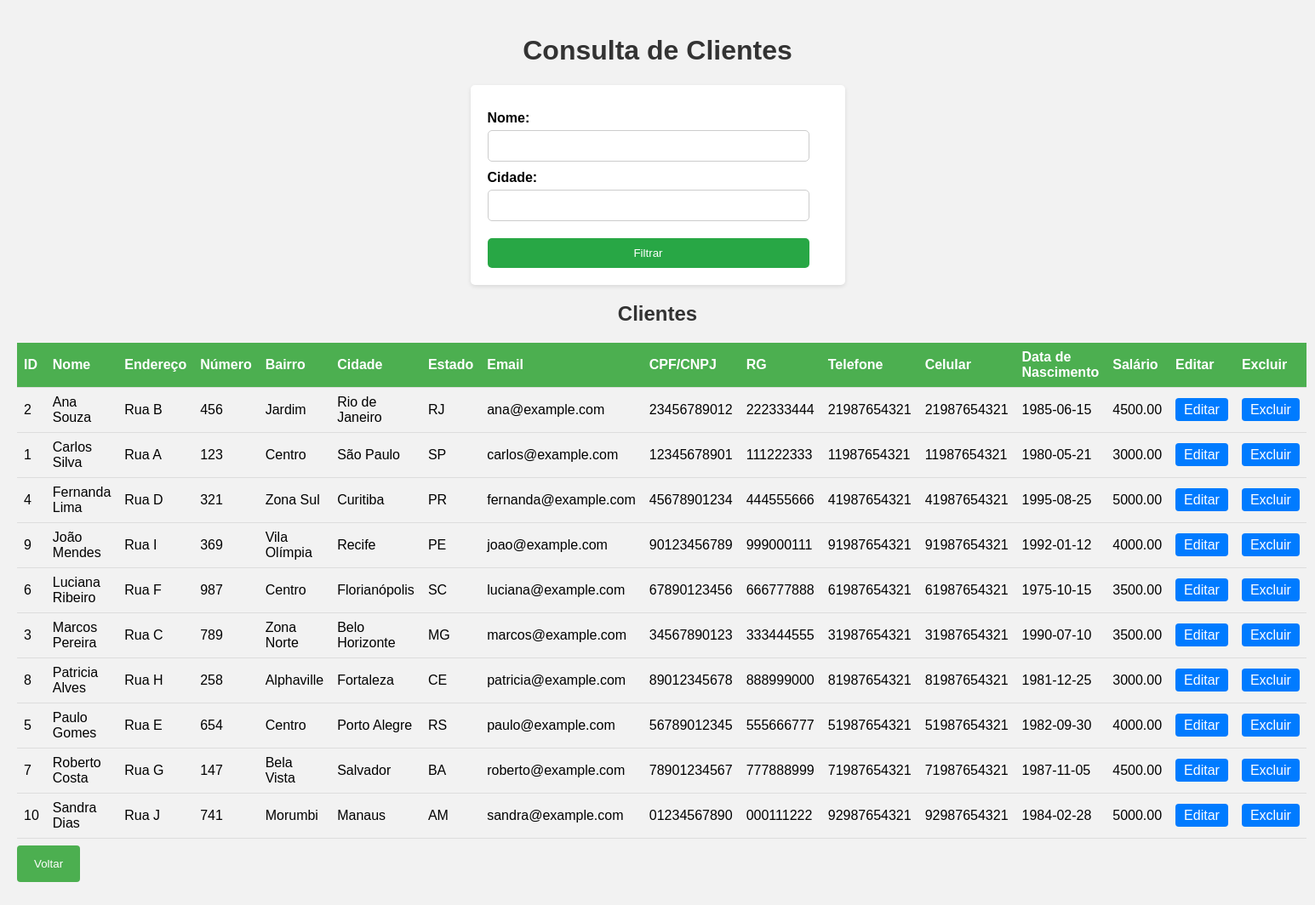
The page /ConsultarCliente.php on the database its author committed.
### tables this page shows
CREATE TABLE clientes (
  id INTEGER PRIMARY KEY AUTO_INCREMENT,
  nome VARCHAR(100) NOT NULL,
  endereco VARCHAR(100) NOT NULL,
  numero VARCHAR(10) NOT NULL,
  bairro VARCHAR(50) NOT NULL,
  cidade VARCHAR(80) NOT NULL,
  estado CHAR(2) NOT NULL,
  email VARCHAR(100),
  cpf_cnpj VARCHAR(14) NOT NULL,
  rg VARCHAR(11) NOT NULL,
  telefone VARCHAR(15),
  celular VARCHAR(15) NOT NULL,
  data_nasc DATE NOT NULL,
  salario NUMERIC(10,2) NOT NULL
) ENGINE INNODB;

### WEB/ConsultarCliente.php (the view, shortened to what this page needs)
<!DOCTYPE html>
<html lang="pt-br">
<head>
</head>
<body>
    <h1>Consulta de Clientes</h1>
    <form method="post" action="">
        <label for="nome">Nome:</label>
        <input type="text" id="nome" name="nome">
        <label for="cidade">Cidade:</label>
        <input type="text" id="cidade" name="cidade">
        <input type="submit" value="Filtrar">
    </form>
    <div class="container">
        <h2>Clientes</h2>
        <table>
            <tr>
                <th>ID</th>
                <th>Nome</th>
                <th>Endereço</th>
                <th>Número</th>
                <th>Bairro</th>
                <th>Cidade</th>
                <th>Estado</th>
                <th>Email</th>
                <th>CPF/CNPJ</th>
                <th>RG</th>
                <th>Telefone</th>
                <th>Celular</th>
                <th>Data de Nascimento</th>
                <th>Salário</th>
                <th>Editar</th>
                <th>Excluir</th>
            </tr>
            <?php
                include('ConexaoBD.php');
                $query = "SELECT * FROM clientes";
                $query .= " ORDER BY nome";
                $resu = mysqli_query($con, $query) or die(mysqli_error($con));
                while ($reg = mysqli_fetch_assoc($resu)) {
                    echo "<tr>";
                    foreach ($reg as $coluna => $valor) {
                        echo "<td>$valor</td>";
                    }
                    echo "<td><a href='AlterarCliente.php?id=". $reg['id'] . "'>Editar</a></td>";
                    echo "<td><a href='DeletarCliente.php?id=". $reg['id'] . "'>Excluir</a></td>";
                    echo "</tr>";
                }
            ?>
        </table>
    </div>
    <button id="btnVoltar" onclick="window.location='Clientes.php'">Voltar</button>
</body>
</html>

### WEB/ConsultarCliente.php (style rules this page uses)
body { font-family: Arial, sans-serif; background-color: #f2f2f2; margin: 0; padding: 20px; }
h1, h2 { text-align: center; color: #333; }
form { background-color: #fff; padding: 20px; border-radius: 5px; box-shadow: 0 2px 5px rgba(0, 0, 0, 0.1); max-width: 400px; margin: 0 auto; }
label { display: block; margin-top: 10px; font-weight: bold; }
input[type="text"], input[type="submit"] { width: calc(100% - 22px); padding: 10px; margin-top: 5px; border-radius: 5px; border: 1px solid #ccc; box-sizing: border-box; }
input[type="submit"] { background-color: #28a745; color: white; border: none; cursor: pointer; margin-top: 20px; }
table { width: 100%; border-collapse: collapse; margin-top: 20px; }
th, td { padding: 8px; text-align: left; border-bottom: 1px solid #ddd; }
th { background-color: #4CAF50; color: white; }
a { text-decoration: none; color: #007bff; padding: 5px 10px; border-radius: 4px; background-color: #007bff; color: white; }
#btnVoltar { background-color: #4CAF50; color: white; padding: 14px 20px; margin: 8px 0; border: none; border-radius: 4px; cursor: pointer; margin-bottom: 20px; }

### rows shown on the page
clientes: id "2", nome "Ana Souza", endereco "Rua B", numero "456", bairro "Jardim", cidade "Rio de Janeiro", estado "RJ", email "ana@example.com", cpf_cnpj "23456789012", rg "222333444", telefone "21987654321", celular "21987654321", data_nasc "1985-06-15", salario "4500.00"
clientes: id "1", nome "Carlos Silva", endereco "Rua A", numero "123", bairro "Centro", cidade "São Paulo", estado "SP", email "carlos@example.com", cpf_cnpj "12345678901", rg "111222333", telefone "11987654321", celular "11987654321", data_nasc "1980-05-21", salario "3000.00"
clientes: id "4", nome "Fernanda Lima", endereco "Rua D", numero "321", bairro "Zona Sul", cidade "Curitiba", estado "PR", email "fernanda@example.com", cpf_cnpj "45678901234", rg "444555666", telefone "41987654321", celular "41987654321", data_nasc "1995-08-25", salario "5000.00"
clientes: id "9", nome "João Mendes", endereco "Rua I", numero "369", bairro "Vila Olímpia", cidade "Recife", estado "PE", email "joao@example.com", cpf_cnpj "90123456789", rg "999000111", telefone "91987654321", celular "91987654321", data_nasc "1992-01-12", salario "4000.00"
clientes: id "6", nome "Luciana Ribeiro", endereco "Rua F", numero "987", bairro "Centro", cidade "Florianópolis", estado "SC", email "luciana@example.com", cpf_cnpj "67890123456", rg "666777888", telefone "61987654321", celular "61987654321", data_nasc "1975-10-15", salario "3500.00"
clientes: id "3", nome "Marcos Pereira", endereco "Rua C", numero "789", bairro "Zona Norte", cidade "Belo Horizonte", estado "MG", email "marcos@example.com", cpf_cnpj "34567890123", rg "333444555", telefone "31987654321", celular "31987654321", data_nasc "1990-07-10", salario "3500.00"
clientes: id "8", nome "Patricia Alves", endereco "Rua H", numero "258", bairro "Alphaville", cidade "Fortaleza", estado "CE", email "patricia@example.com", cpf_cnpj "89012345678", rg "888999000", telefone "81987654321", celular "81987654321", data_nasc "1981-12-25", salario "3000.00"
clientes: id "5", nome "Paulo Gomes", endereco "Rua E", numero "654", bairro "Centro", cidade "Porto Alegre", estado "RS", email "paulo@example.com", cpf_cnpj "56789012345", rg "555666777", telefone "51987654321", celular "51987654321", data_nasc "1982-09-30", salario "4000.00"
clientes: id "7", nome "Roberto Costa", endereco "Rua G", numero "147", bairro "Bela Vista", cidade "Salvador", estado "BA", email "roberto@example.com", cpf_cnpj "78901234567", rg "777888999", telefone "71987654321", celular "71987654321", data_nasc "1987-11-05", salario "4500.00"
clientes: id "10", nome "Sandra Dias", endereco "Rua J", numero "741", bairro "Morumbi", cidade "Manaus", estado "AM", email "sandra@example.com", cpf_cnpj "01234567890", rg "000111222", telefone "92987654321", celular "92987654321", data_nasc "1984-02-28", salario "5000.00"
